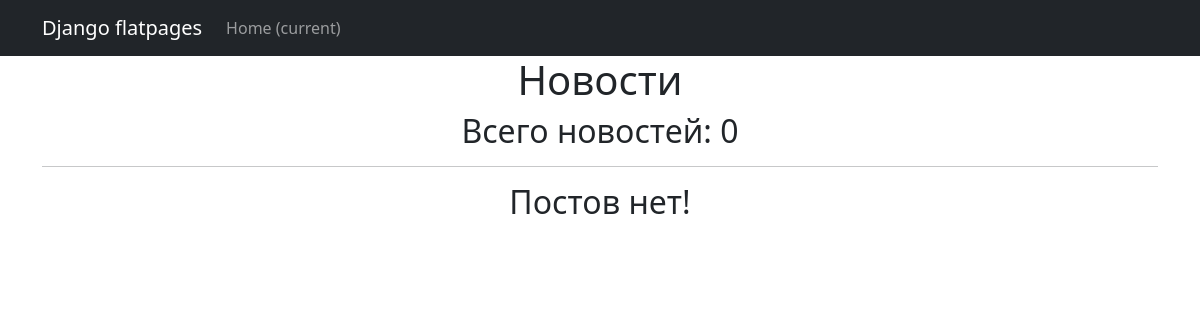
The page /news/ on the database as committed earlier.
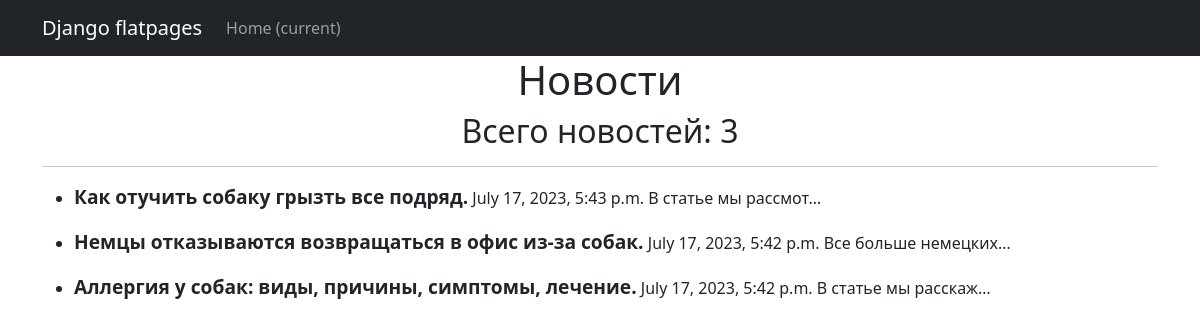
The same page on the database as committed later.
### news/models.py (models this page shows, shortened)
class Post(models.Model):
    name = models.CharField(
        max_length=100,
        unique=True,
    )
    description = models.TextField()
    creation_time = models.DateTimeField(auto_now_add=True)
    text = models.TextField()
    category = models.ForeignKey(
        to='Category',
        on_delete=models.CASCADE,
        related_name='products',
    )

### news/views.py (the view)
# urls.py: path('', NewsList.as_view()),
class NewsList(ListView):
    model = Post
    ordering = '-creation_time'
    template_name = 'news.html'
    context_object_name = 'news'
    def get_context_data(self, **kwargs):
        context = super().get_context_data(**kwargs)
        context['time_now'] = datetime.utcnow()
        return context

### news/templatetags/custom_filters.py (called while the page is built)
@register.filter()
def censor(text):
    l_word = text.split()
    for i, word in enumerate(l_word):
        if word in obscene:
            l_word[i] = word[0] + '***'
    return ' '.join(l_word)

### templates/news.html (shortened to what this page needs)
{% extends 'flatpages/default.html' %}
{% load custom_filters %}
{% block content %}
    <h1>Новости</h1>
    <h2>Всего новостей: {{ news|length }}</h2>
    <hr>
    {% if news %}
    <ul>
        {% for new in news %}
        <li><p align="left">
        <b><big>{{ new.name|censor }}</big></b>
        {{ new.creation_time }}
        {{ new.description|censor|truncatechars:20 }}</p></li>
        {% endfor %}
    </ul>
    {% else %}
    <h2>Постов нет!</h2>
    {% endif %}
{% endblock content %}

### templates/flatpages/default.html (shortened to what this page needs)
<!DOCTYPE html>
<html lang="en">
    <head>
        {% load static %}
        <link href="{% static 'css/styles.css' %}" rel="stylesheet" />
    </head>
    <body>
        <nav class="navbar navbar-expand-lg navbar-dark bg-dark static-top">
            <div class="container">
                <a class="navbar-brand" href="#">Django flatpages</a>
                <div class="collapse navbar-collapse" id="navbarResponsive">
                    <ul class="navbar-nav ml-auto">
                        <li class="nav-item active">
                            <a class="nav-link" href="#">Home
                                <span class="sr-only">(current)</span>
                            </a>
                    </ul>
                </div>
            </div>
        </nav>
        <div class="container">
            <div class="row">
                <div class="col-lg-12 text-center">
                    {% block content %}{% endblock content %}
                </div>
            </div>
        </div>
    </body>
</html>

Rows that differ between the two databases and show on the page:
added Post: name|censor "Как отучить собаку грызть все подряд.", creation_time "July 17, 2023, 5:43 p.m.", description|censor "В статье мы рассмот…"
added Post: name|censor "Немцы отказываются возвращаться в офис из-за собак.", creation_time "July 17, 2023, 5:42 p.m.", description|censor "Все больше немецких…"
added Post: name|censor "Аллергия у собак: виды, причины, симптомы, лечение.", creation_time "July 17, 2023, 5:42 p.m.", description|censor "В статье мы расскаж…"
Other text that changed with them:
{{ news|length }}: "0" → "3"
text no longer shown: "Постов нет!"
